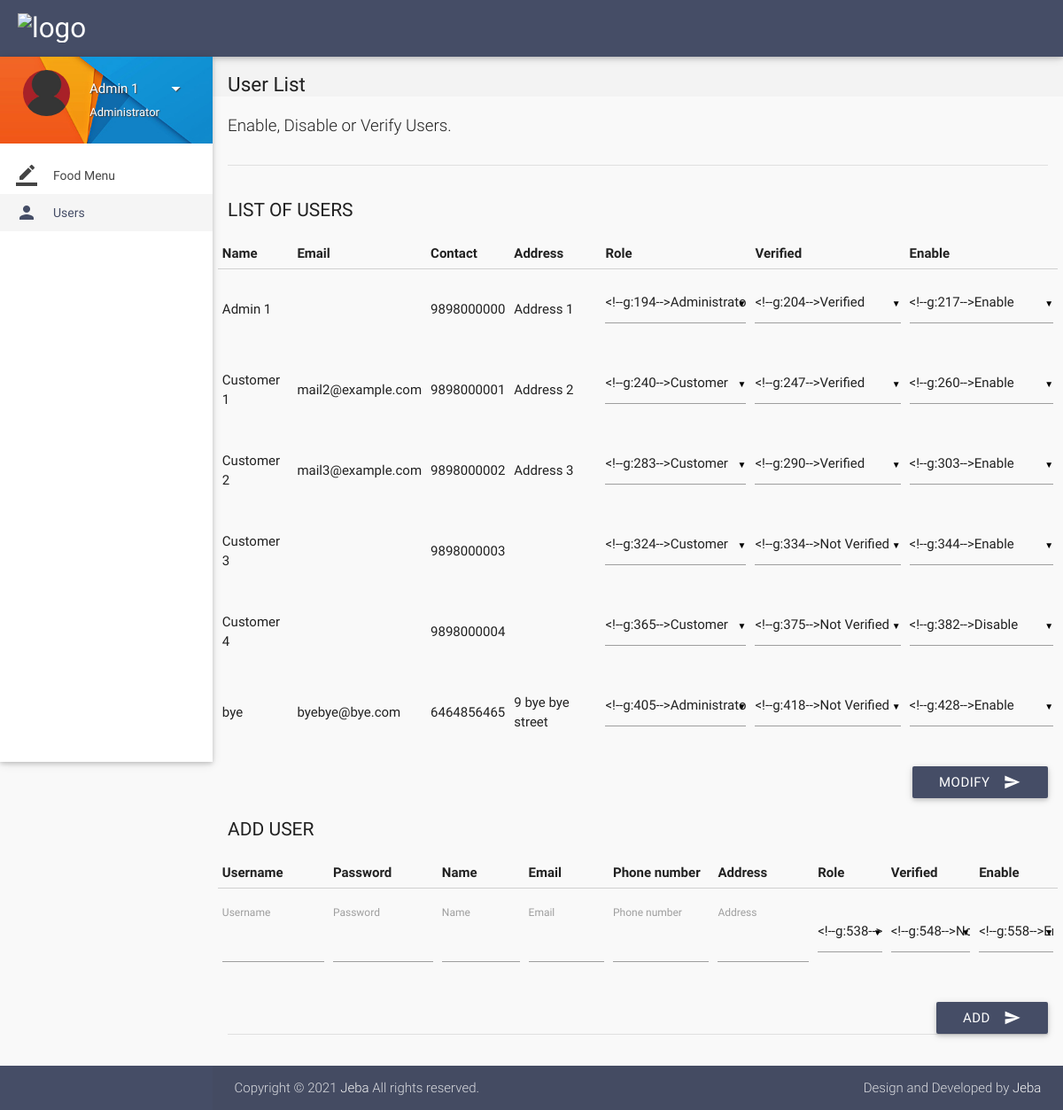
/users.php (signed in), run on the app's committed database.
### tables this page shows
CREATE TABLE `users` (
  `id` int(11) NOT NULL,
  `role` varchar(15) NOT NULL DEFAULT 'Customer',
  `name` varchar(15) NOT NULL,
  `username` varchar(10) NOT NULL,
  `password` varchar(16) NOT NULL,
  `email` varchar(35) DEFAULT NULL,
  `address` varchar(300) DEFAULT NULL,
  `contact` bigint(11) NOT NULL,
  `verified` tinyint(1) NOT NULL DEFAULT 0,
  `deleted` tinyint(4) NOT NULL DEFAULT 0
);

### includes/connect.php (called while the page is built, shortened)
<?php
$name = $_SESSION['name'];
$role = $_SESSION['role'];
?>

### users.php (the view, shortened to what this page needs)
<?php
include 'includes/connect.php';
	if($_SESSION['admin_sid']==session_id())
	{
		?>
<!DOCTYPE html>
<html lang="en">
<head>
  <link href="css/materialize.min.css" type="text/css" rel="stylesheet" media="screen,projection">
  <link href="css/style.min.css" type="text/css" rel="stylesheet" media="screen,projection">
  <link href="css/custom/custom.min.css" type="text/css" rel="stylesheet" media="screen,projection">
  <link href="js/plugins/perfect-scrollbar/perfect-scrollbar.css" type="text/css" rel="stylesheet" media="screen,projection">
</head>
<body>
  <header id="header" class="page-topbar">
        <div class="navbar-fixed">
            <nav class="navbar-color">
                <div class="nav-wrapper">
                    <ul class="left">
                      <li><h1 class="logo-wrapper"><a href="index.php" class="brand-logo darken-1"><img src="images/materialize-logo.png" alt="logo"></a> <span class="logo-text">Logo</span></h1></li>
                    </ul>
                </div>
            </nav>
        </div>
  </header>
  <div id="main">
    <div class="wrapper">
      <aside id="left-sidebar-nav">
        <ul id="slide-out" class="side-nav fixed leftside-navigation">
            <li class="user-details cyan darken-2">
            <div class="row">
                <div class="col col s4 m4 l4">
                    <img src="images/avatar.jpg" alt="" class="circle responsive-img valign profile-image">
                </div>
                <div class="col col s8 m8 l8">
                    <a class="btn-flat dropdown-button waves-effect waves-light white-text profile-btn" href="#" data-activates="profile-dropdown">
                    <?php echo $name;?> <i class="mdi-navigation-arrow-drop-down right"></i></a>
                    <p class="user-roal"><?php echo $role;?></p>
                </div>
            </div>
            </li>
            <li class="bold"><a href="index.php" class="waves-effect waves-cyan"><i class="mdi-editor-border-color"></i> Food Menu</a>
            </li>
            <li class="bold active"><a href="users.php" class="waves-effect waves-cyan"><i class="mdi-social-person"></i> Users</a>
            </li>
        </ul>
        </aside>
      <section id="content">
        <div id="breadcrumbs-wrapper">
          <div class="container">
            <div class="row">
              <div class="col s12 m12 l12">
                <h5 class="breadcrumbs-title">User List</h5>
              </div>
            </div>
          </div>
        </div>
        <div class="container">
          <p class="caption">Enable, Disable or Verify Users.</p>
          <div class="divider"></div>
          <div id="editableTable" class="section">
		  <form class="formValidate" id="formValidate1" method="post" action="routers/user-router.php" novalidate="novalidate">
            <div class="row">
              <div class="col s12 m4 l3">
                <h4 class="header">List of users</h4>
              </div>
              <div>
<table>
                    <thead>
                      <tr>
                        <th data-field="name">Name</th>
                        <th data-field="price">Email</th>
                        <th data-field="price">Contact</th>
                        <th data-field="price">Address</th>
                        <th data-field="price">Role</th>
                        <th data-field="price">Verified</th>
                        <th data-field="price">Enable</th>
                      </tr>
                    </thead>
                    <tbody>
				<?php
				$result = mysqli_query($con, "SELECT * FROM users");
				while($row = mysqli_fetch_array($result))
				{
					echo '<tr><td>'.$row["name"].'</td>';
					echo '<td>'.$row["email"].'</td>';
					echo '<td>'.$row["contact"].'</td>';
					echo '<td>'.$row["address"].'</td>';
					echo '<td><select name="'.$row['id'].'_role">
                      <option value="Administrator"'.($row['role']=='Administrator' ? 'selected' : '').'>Administrator</option>
                      <option value="Customer"'.($row['role']=='Customer' ? 'selected' : '').'>Customer</option>
                    </select></td>';
					echo '<td><select name="'.$row['id'].'_verified">
                      <option value="1"'.($row['verified'] ? 'selected' : '').'>Verified</option>
                      <option value="0"'.(!$row['verified'] ? 'selected' : '').'>Not Verified</option>
                    </select></td>';
					echo '<td><select name="'.$row['id'].'_deleted">
                      <option value="1"'.($row['deleted'] ? 'selected' : '').'>Disable</option>
                      <option value="0"'.(!$row['deleted'] ? 'selected' : '').'>Enable</option>
                    </select></td>';
        }
				?>
                    </tbody>
</table>
              </div>
			  <div class="input-field col s12">
                              <button class="btn cyan waves-effect waves-light right" type="submit" name="action">Modify
                                <i class="mdi-content-send right"></i>
                              </button>
                            </div>
            </div>
			</form>
		  <form class="formValidate" id="formValidate" method="post" action="routers/add-users.php" novalidate="novalidate">
            <div class="row">
              <div class="col s12 m4 l3">
                <h4 class="header">Add User</h4>
              </div>
              <div>
<table>
                    <thead>
                      <tr>
                        <th data-field="name">Username</th>
                        <th data-field="name">Password</th>
                        <th data-field="name">Name</th>
                        <th data-field="price">Email</th>
                        <th data-field="price">Phone number</th>
                        <th data-field="price">Address</th>
                        <th data-field="price">Role</th>
                        <th data-field="price">Verified</th>
                        <th data-field="price">Enable</th>
                      </tr>
                    </thead>
                    <tbody>
				<?php
					echo '<tr><td><label for="username">Username</label><input id="username" name="username" type="text" data-error=".errorTxt02"><div class="errorTxt02"></div></td>';
					echo '<td><label for="password">Password</label><input id="password" name="password" type="password" data-error=".errorTxt03"><div class="errorTxt03"></div></td>';
					echo '<td><label for="name">Name</label><input id="name" name="name" type="text" data-error=".errorTxt04"><div class="errorTxt04"></div></td>';
					echo '<td><label for="email">Email</label><input id="email" name="email" type="email"></td>';
					echo '<td><label for="contact">Phone number</label><input id="contact" name="contact" type="number" data-error=".errorTxt05"><div class="errorTxt05"></div></td>';
					echo '<td><label for="address">Address</label><input id="address" name="address" type="text" data-error=".errorTxt06"><div class="errorTxt06"></div></td>';
					echo '<td><select name="role">
                      <option value="Administrator">Administrator</option>
                      <option value="Customer" selected>Customer</option>
                    </select></td>';
					echo '<td><select name="verified">
                      <option value="1">Verified</option>
                      <option value="0" selected>Not Verified</option>
                    </select></td>';
					echo '<td><select name="deleted">
                      <option value="1">Disable</option>
                      <option value="0" selected>Enable</option>
                    </select></td></tr>';
				?>
                    </tbody>
</table>
              </div>
			  <div class="input-field col s12">
                              <button class="btn cyan waves-effect waves-light right" type="submit" name="action">Add
                                <i class="mdi-content-send right"></i>
                              </button>
                            </div>
            </div>
			</form>
            <div class="divider"></div>
          </div>
        </div>
        </div>
    </div>
  <footer class="page-footer">
    <div class="footer-copyright">
      <div class="container">
        <span>Copyright © 2021 <a class="grey-text text-lighten-4" href="#" target="_blank">Jeba</a> All rights reserved.</span>
        <span class="right"> Design and Developed by <a class="grey-text text-lighten-4" href="#">Jeba</a></span>
        </div>
    </div>
  </footer>
</body>
</html>
<?php
	}
?>

### data on the page
users: name "Admin 1", contact "9898000000", address "Address 1"
users: name "Customer 1", email "mail2@example.com", contact "9898000001", address "Address 2"
users: name "Customer 2", email "mail3@example.com", contact "9898000002", address "Address 3"
users: name "Customer 3", contact "9898000003"
users: name "Customer 4", contact "9898000004"
users: name "bye", email "byebye@bye.com", contact "6464856465", address "9 bye bye street"

### other printed values
$name "Admin 1"
$role "Administrator"
